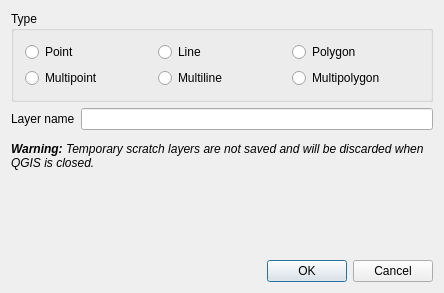
<?xml version="1.0" encoding="UTF-8"?>
<ui version="4.0">
 <class>QgsNewMemoryLayerDialogBase</class>
 <widget class="QDialog" name="QgsNewMemoryLayerDialogBase">
  <property name="geometry">
   <rect>
    <x>0</x>
    <y>0</y>
    <width>444</width>
    <height>293</height>
   </rect>
  </property>
  <property name="sizePolicy">
   <sizepolicy hsizetype="MinimumExpanding" vsizetype="MinimumExpanding">
    <horstretch>0</horstretch>
    <verstretch>0</verstretch>
   </sizepolicy>
  </property>
  <property name="windowTitle">
   <string>New Temporary Scratch Layer</string>
  </property>
  <property name="modal">
   <bool>true</bool>
  </property>
  <layout class="QVBoxLayout" name="verticalLayout">
   <item>
    <widget class="QGroupBox" name="buttonGroup1">
     <property name="title">
      <string>Type</string>
     </property>
     <layout class="QGridLayout" name="gridLayout">
      <item row="0" column="0">
       <widget class="QRadioButton" name="mPointRadioButton">
        <property name="text">
         <string>Point</string>
        </property>
       </widget>
      </item>
      <item row="0" column="1">
       <widget class="QRadioButton" name="mLineRadioButton">
        <property name="text">
         <string>Line</string>
        </property>
       </widget>
      </item>
      <item row="0" column="2">
       <widget class="QRadioButton" name="mPolygonRadioButton">
        <property name="text">
         <string>Polygon</string>
        </property>
       </widget>
      </item>
      <item row="1" column="0">
       <widget class="QRadioButton" name="mMultiPointRadioButton">
        <property name="text">
         <string>Multipoint</string>
        </property>
       </widget>
      </item>
      <item row="1" column="1">
       <widget class="QRadioButton" name="mMultiLineRadioButton">
        <property name="text">
         <string>Multiline</string>
        </property>
       </widget>
      </item>
      <item row="1" column="2">
       <widget class="QRadioButton" name="mMultiPolygonRadioButton">
        <property name="text">
         <string>Multipolygon</string>
        </property>
       </widget>
      </item>
     </layout>
    </widget>
   </item>
   <item>
    <layout class="QHBoxLayout" name="horizontalLayout_2">
     <item>
      <widget class="QLabel" name="label">
       <property name="text">
        <string>Layer name</string>
       </property>
      </widget>
     </item>
     <item>
      <widget class="QLineEdit" name="mNameLineEdit"/>
     </item>
    </layout>
   </item>
   <item>
    <widget class="QgsProjectionSelectionWidget" name="mCrsSelector" native="true">
     <property name="focusPolicy">
      <enum>Qt::StrongFocus</enum>
     </property>
    </widget>
   </item>
   <item>
    <widget class="QLabel" name="label_2">
     <property name="text">
      <string>&lt;i&gt;&lt;b&gt;Warning:&lt;/b&gt; Temporary scratch layers are not saved and will be discarded when QGIS is closed.&lt;/i&gt;</string>
     </property>
     <property name="textFormat">
      <enum>Qt::AutoText</enum>
     </property>
     <property name="wordWrap">
      <bool>true</bool>
     </property>
    </widget>
   </item>
   <item>
    <spacer name="verticalSpacer">
     <property name="orientation">
      <enum>Qt::Vertical</enum>
     </property>
     <property name="sizeHint" stdset="0">
      <size>
       <width>20</width>
       <height>40</height>
      </size>
     </property>
    </spacer>
   </item>
   <item>
    <widget class="QDialogButtonBox" name="mButtonBox">
     <property name="orientation">
      <enum>Qt::Horizontal</enum>
     </property>
     <property name="standardButtons">
      <set>QDialogButtonBox::Cancel|QDialogButtonBox::Ok</set>
     </property>
    </widget>
   </item>
  </layout>
 </widget>
 <layoutdefault spacing="6" margin="11"/>
 <customwidgets>
  <customwidget>
   <class>QgsProjectionSelectionWidget</class>
   <extends>QWidget</extends>
   <header location="global">qgsprojectionselectionwidget.h</header>
   <container>1</container>
  </customwidget>
 </customwidgets>
 <tabstops>
  <tabstop>mNameLineEdit</tabstop>
  <tabstop>mPointRadioButton</tabstop>
  <tabstop>mLineRadioButton</tabstop>
  <tabstop>mPolygonRadioButton</tabstop>
  <tabstop>mMultiPointRadioButton</tabstop>
  <tabstop>mMultiLineRadioButton</tabstop>
  <tabstop>mMultiPolygonRadioButton</tabstop>
  <tabstop>mCrsSelector</tabstop>
  <tabstop>mButtonBox</tabstop>
 </tabstops>
 <resources/>
 <connections>
  <connection>
   <sender>mButtonBox</sender>
   <signal>accepted()</signal>
   <receiver>QgsNewMemoryLayerDialogBase</receiver>
   <slot>accept()</slot>
   <hints>
    <hint type="sourcelabel">
     <x>349</x>
     <y>400</y>
    </hint>
    <hint type="destinationlabel">
     <x>387</x>
     <y>304</y>
    </hint>
   </hints>
  </connection>
  <connection>
   <sender>mButtonBox</sender>
   <signal>rejected()</signal>
   <receiver>QgsNewMemoryLayerDialogBase</receiver>
   <slot>reject()</slot>
   <hints>
    <hint type="sourcelabel">
     <x>275</x>
     <y>400</y>
    </hint>
    <hint type="destinationlabel">
     <x>242</x>
     <y>308</y>
    </hint>
   </hints>
  </connection>
 </connections>
</ui>
